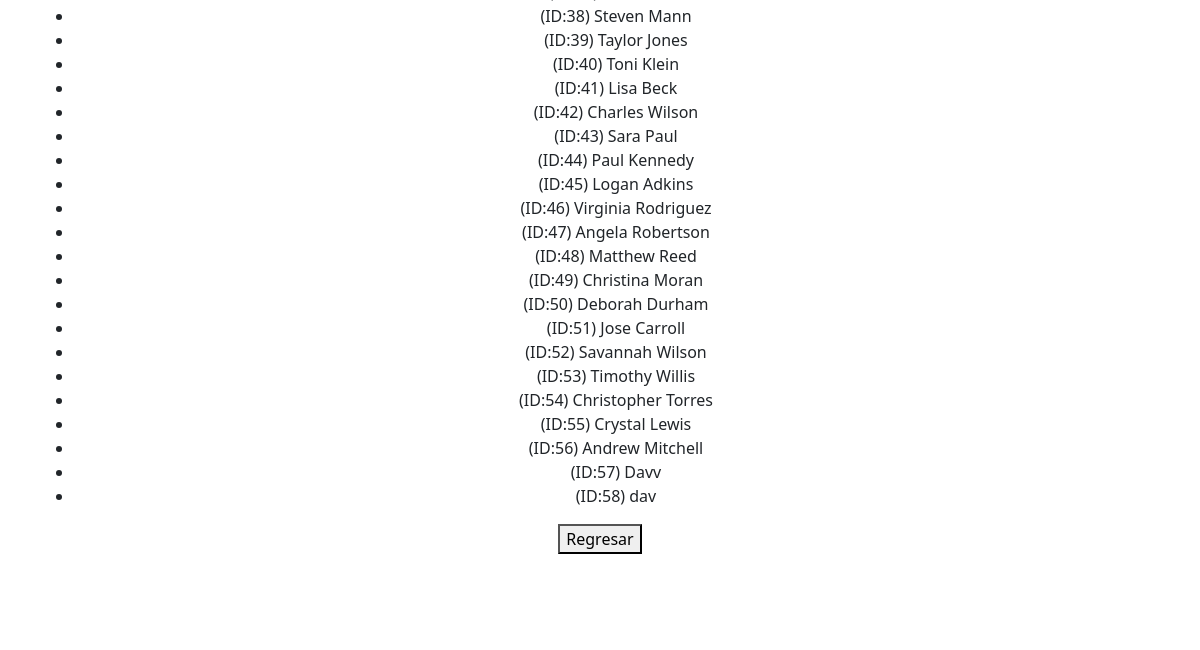
Before: /user (lower part) with the older database file.
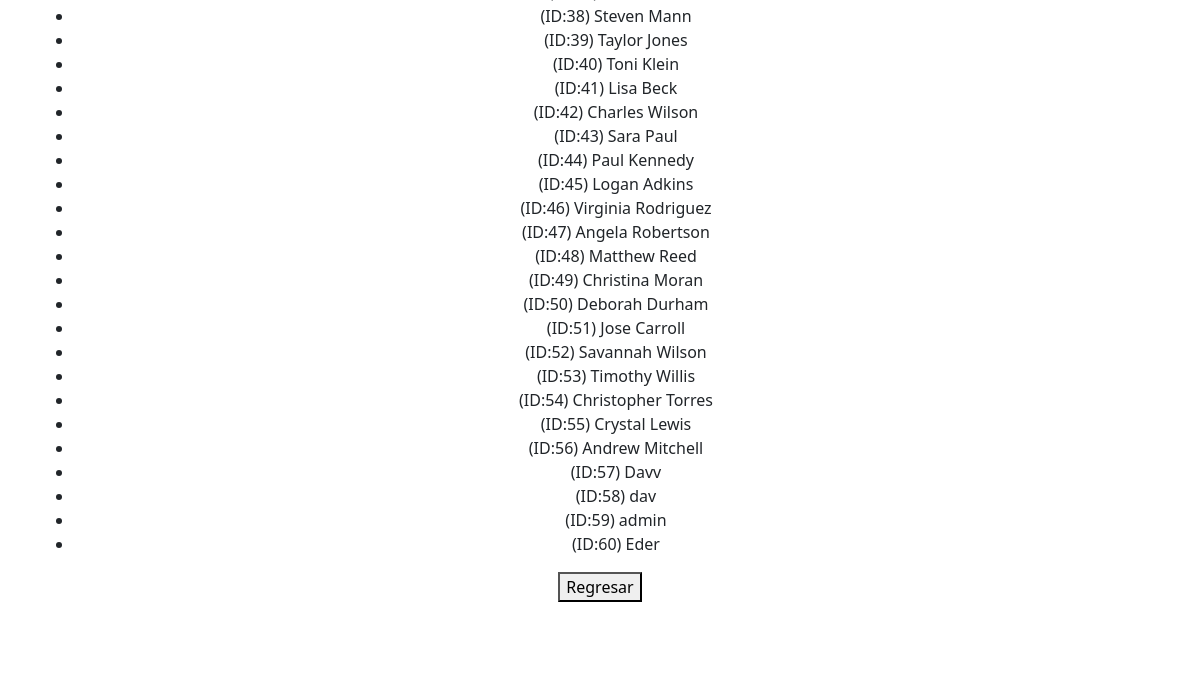
After: the same page with the newer database file.
### store/models.py (models this page shows, shortened)
class User(AbstractBaseUser, PermissionsMixin):
    userID = models.AutoField(primary_key=True)
    name = models.CharField(max_length=100)
    email = models.EmailField(max_length=100, unique=True)
    address = models.CharField(max_length=200)
    cellphoneNumber = models.CharField(max_length=20)
    dateOfBirth = models.DateField()
    password = models.CharField(max_length=128)
    is_active = models.BooleanField(default=True)
    is_staff = models.BooleanField(default=False)
    objects = CustomUserManager()
    USERNAME_FIELD = 'email'
    REQUIRED_FIELDS = ['name', 'address', 'cellphoneNumber', 'dateOfBirth']

### store/views.py (the view)
# urls.py: path("user", ProfilePageView.as_view(), name='profile'),
class ProfilePageView(TemplateView):
    template_name = 'user.html'
    def get(self, request):
        users = User.objects.all()
        return render(request, self.template_name, {'users': users})

### store/contextProcessors.py (called while the page is built)
def cart_items_count(request):
    if request.user.is_authenticated:
        try:
            cart = ShoppingCart.objects.get(userID=request.user)
            cart_items_count = cart.cartitem_set.count()
        except ShoppingCart.DoesNotExist:
            cart_items_count = 0
    else:
        cart_items_count = 0
    return {'cart_items_count': cart_items_count}

### store/templates/user.html (shortened to what this page needs)
{% extends 'base.html' %}
{% block content %}
<div class="text-center">
        <ul>
            {% for user in users %}
                <li>(ID:{{ user.userID }}) {{ user.name }}</li>
            {% endfor %}
        </ul>
        <a href="/">
            <button>Regresar</button>
        </a>
</div>
{% endblock %}

Changed rows visible on the page:
added User: userID "59", name "admin"
added User: userID "60", name "Eder"
